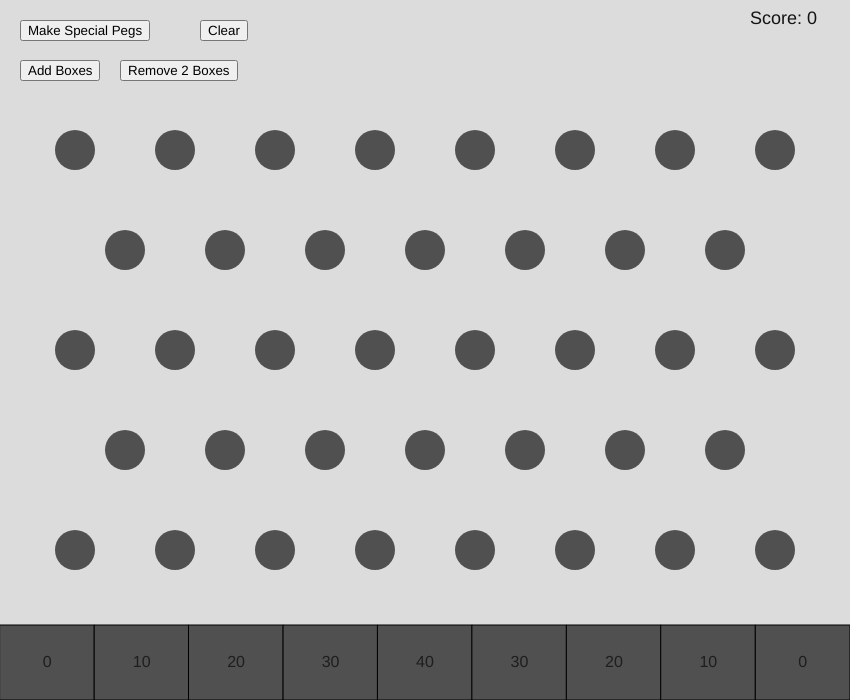
Frame 1 (no input)
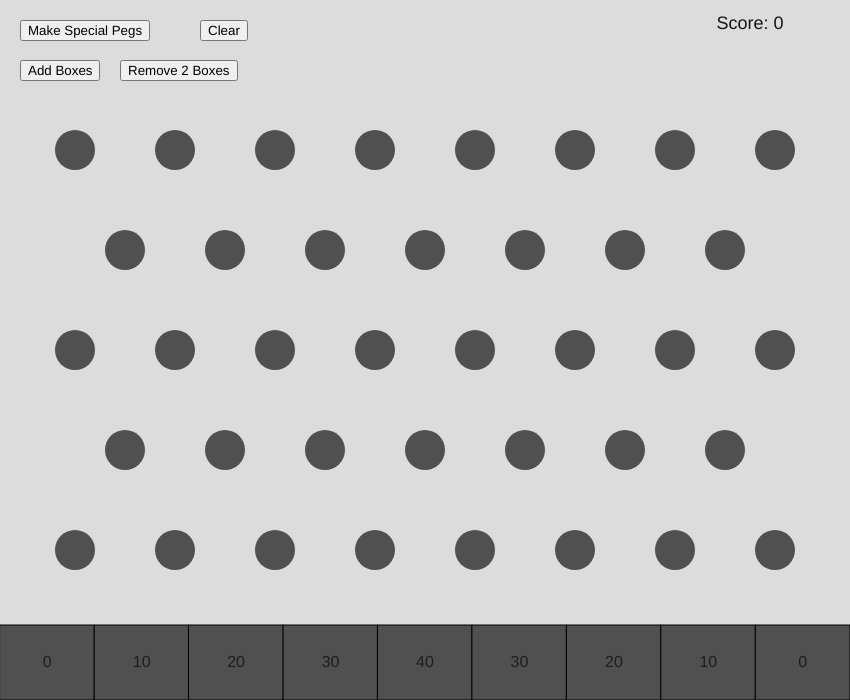
Frame 60 (no input)
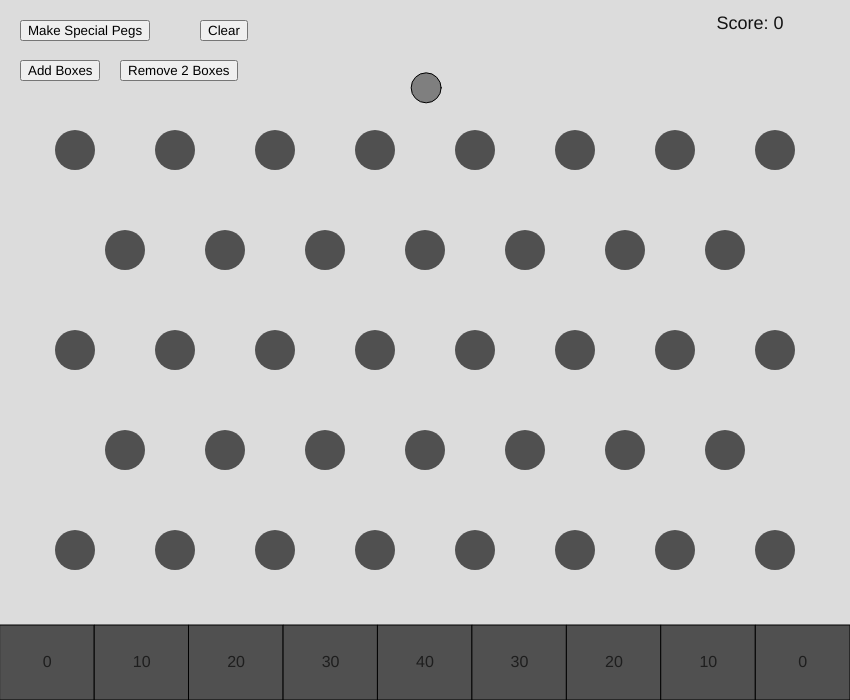
Frame 120 (the mouse pressed at the canvas centre since frame 60)

The p5.js sketch that drew these frames (run headless with seeded random() and noise() and a simulated clock; from frame 60 on, the mouse is pressed at the canvas centre):

// p5.js sketch
// ── sketch.js
// ==== ____ ====
const canvW = 850;
const canvH = 700;
const pegsEven = [];
const pegsOdd = [];
let pegs = [];
let score = 0
// ==== Ball Variables + lists ====
let discs = []
// ==== End Ball Variables + lists ====

// ==== Box Variables + lists ====
let baseRamp = [0,10,20,30,40];
let boxValues = [];
const boxes = [];
let boxX = 0;
let boxH = 75;
let boxY = canvH - boxH;
// ==== End Box Variables + lists ====
// ==== Button Code ====
let specialButton;
let specialsMade = false;  //button for making special pegs
let specialsClearBttn;
let specialClear = false;  //button for clearing special pegs
// ==== End Button Code ====
// ==== Peg Code ====
class Peg {
  constructor(x, y, d, type){
    this.x = x; this.y = y; this.d = d
    this.isVolatile = false; this.volatility = 1.0; 
    this.isDupe = false; this.dupeStr = 1.0;
    this.type = type //debug
  }
  draw(){
    noStroke(); 
    if (this.isVolatile) {
      fill("red")
    }else if (this.isDupe){
      fill("blue")
    }else{
    fill(80); 
    }
    circle(this.x,this.y,this.d)
  }
}
function drawOddFunc(x,y,d,type){ //Odd peg drawing function
  for(let row = 0; row < 2; row++){
    for(let col = 0; col < 7; col++){
      pegsOdd.push(new Peg(x + col*100, y + row*200, d, 'odd'));
    }
  }
} //Odd peg drawing function
function drawEvenFunc(x,y,d){  //Even peg drawing funciton
  for (let row = 0; row < 3; row++) {
    for (let col = 0; col < 8; col++) {
      pegsEven.push(new Peg(x + col * 100, y + row * 200, d));
    }
  } 
} //Even Peg drawing function
function makeVolatilePegs(){
  const totalCount = pegsEven.length + pegsOdd.length
  const howMany = floor(random(2,5)) //random number from 2-4
  const chosenIndices = new Set(); //makes an invisible array that has no values
  
  while(chosenIndices.size < howMany){     //while true, loop the following:
    const idx = floor(random(totalCount));
    chosenIndices.add(idx) 
  }
  //apply the actial status
  for(const idx of chosenIndices){
    if(idx<pegsEven.length){
      pegsEven[idx].isVolatile =true;
      pegsEven[idx].volatility = 1.5;
    } else {
      const oddIdx = idx - pegsEven.length;
      pegsOdd[oddIdx].isVolatile = true;
      pegsOdd[oddIdx].volatility = 1.5
    }
  }
} // function for making Volatile pegs
function clearSpecialPegs(){
  for (const p of pegsEven) {p.isVolatile = false; p.volatility = 1.0}
  for (const p of pegsOdd) {p.isVolatile = false; p.volatility = 1.0}
  for (const p of pegs) {p.isDupe = false; p.dupeStr = 0}
} //funciton for clearing Voaltile pegs
function makeDupePegs(){
  const totalCount = pegs.length;
  const howMany = floor(random(0,3));
  const chosenAmount = new Set();
  
  while(chosenAmount.size < howMany){
    const amount = floor(random(totalCount));
    chosenAmount.add(amount);
  }
  //apply status
  for(const amount of chosenAmount){
    pegs[amount].isDupe = true;
    pegs[amount].dupeStr = 2;
  }
}
// ==== End Peg Code ====
// ==== Box Code ====
class Box{
  constructor(x,y,w,h,value){
    this.x = x; this.y = y; this.w = w; this.h = h;
    this.value = value
  }
  draw(){
    fill(80); stroke(0); strokeWeight(1);
    rect(this.x, this.y, this.w, this.h)
    noStroke(); fill(30); textAlign(CENTER, CENTER); textSize(16);
    text(this.value, this.x + this.w/2, this.y + this.h/2)
  }
  containsDisc(discs){
    const r = discs.d * 0.25
    return(
      discs.x > this.x + r &&
      discs.x < this.x + this.w - r &&
      discs.y > this.y + r &&
      discs.y < this.y + this.h + r
    );
  }
  scoreIfHit(discs){
    if (!discs.scored && this.containsDisc(discs)){
      score += this.value
      discs.scored = true;
      discs.yv = 0; discs.xv = 0;
      discs.y = this.y + this.h - discs.r - 2;
      return true;
    }
    return false;
  }
}
function buildSymmetric(valuesUp){
  const n = valuesUp.length;
  const left = valuesUp.slice(0, n -1); //duplicate list but excludes last item
  const right = left.slice().reverse(); //duplicates "left" list but reverses it
  return [...left,valuesUp[n-1],...right] //combines left list, last value in original list, and right list ex: [0,10,20,30, 40, 30,20,10,0]
} //creates a symmetrical list with a peak
function rebuildBoxes(){
  boxValues = buildSymmetric(baseRamp);
  boxes.length = 0;
  
  const numOfBoxes = boxValues.length;
  const usableW = canvW / numOfBoxes
  const boxH = 75;
  const boxY = canvH - boxH;
  
  for (let col = 0; col < numOfBoxes; col++){
    //const x = col *usableW;
    boxes.push(new Box(col*usableW, boxY, usableW, boxH, boxValues[col]));
  } 
}  //literally just uses a loop to create the boxes
function extendRamp(step = 10){
  const newPeak = baseRamp[baseRamp.length - 1] + step;
  baseRamp.push(newPeak);
  rebuildBoxes();
} //adds another box value to baseRamp
function shrinkRamp(){
  if (baseRamp.length > 3){
    baseRamp.pop();
    rebuildBoxes();
  }
}  //subtracts a box value from baseRamp
// ==== End Box Code ====
// ==== Ball Class ====
class Disc {
  constructor(x, y, d, xv=0, yv=0){
    this.x = x; this.y = y; this.d = d
    this.xv = xv; this.yv = yv
    this.scored = false;
  }
  get r(){ return this.d * 0.5; }

  draw(){
    fill(127); stroke(0); strokeWeight(1);
    circle(this.x, this.y, this.d)
  }
  update(){
    this.yv += 0.3;
    this.x += this.xv;
    this.y += this.yv;
  }
  pegCollision(pegs){
    const distY = this.y - pegs.y; // Y distance btw peg and disc center
    const distX = this.x - pegs.x; // X distance btw peg and dsic center
    const pegR = pegs.d * 0.5;
    const dist = Math.hypot(distY, distX) // direction distance btw peg and disc
    const minDist = this.r + pegR; //minimum distance between the edges
    
    
    if (dist > 0 && dist<minDist){ // if the distance is less than the minimum distance then: 
      const newY = distY/dist; 
      const newX = distX/dist; 
      const overlap = minDist - dist;
      this.y +=  newY * overlap
      this.x +=  newX * overlap
      let speed = Math.hypot(this.xv, this.yv) *0.9;

      if(pegs.volatility == 1){
        this.yv = newY * speed
        this.xv = newX * speed + random(-0.1, 0.1);
      } else if(pegs.volatility > 1){
           speed *= pegs.volatility;
           this.yv = newY * speed;
           this.xv = newX * speed;
      }
      if(pegs.dupeStr > 1){
        discs.push(new Disc(random(canvW), 50, this.d*0.5))
      }
    }
  }
  keepInBounds(){
    if(this.x<this.r){this.x =this.r; this.xv *= -0.6}
    if(this.x>canvW-this.r){this.x = canvW-this.r; this.xv *= -0.6}
    if(this.y<this.r){this.y = this.r; this.yv *= -0.6}
    if(this.y>canvH-this.r){this.y = canvH-this.r; this.yv *= -0.6}
  }
}
function clearDiscs(){
  discs.length = 0
}
// ==== EndBall Class ====
// ==== Ball Code  ====
function mousePressed(){
  if (mouseY > 100){
  discs.push(new Disc(mouseX, 50, 30));
  }
}
// ==== End Ball Code  ====
// ==== SETUP ====
function setup() {


  createCanvas(canvW, canvH);
  drawEvenFunc(75, 150, 40);
  drawOddFunc(125, 250, 40)
  
  // ==== Clear Peg Button ====
  specialClearBttn = createButton("Clear")
  specialClearBttn.position(200, 20)
  specialClearBttn.mousePressed(() =>{
      clearSpecialPegs();
      clearDiscs();
      score = 0
  });
  // ==== End Clear Peg Button ====
  // ==== Make Peg Button ====
  specialButton = createButton("Make Special Pegs")
  specialButton.position(20,20);
  specialButton.mousePressed(() =>{
      clearSpecialPegs();
      makeVolatilePegs();
      makeDupePegs();
      clearDiscs();
      
  }); 
  // ==== End Make Peg Button ====
  // ==== Box Code + Button ====

  rebuildBoxes();
  
  const growBtn = createButton("Add Boxes");
  growBtn.position(20,60);
  growBtn.mousePressed(() =>extendRamp(10));
  
  const shrinkBtn = createButton("Remove 2 Boxes");
  shrinkBtn.position(120, 60);
  shrinkBtn.mousePressed(shrinkRamp);
  // ==== End Box Code + Button ====
  pegs = [...pegsEven,...pegsOdd]
}
// ==== END SETUP ====

// ==== DRAW ====
function draw() {
  background(220);
  fill(20); noStroke(); textSize(18);
  text(`Score: ${score}`, canvW-100, 24);
  for (const p of pegs) {
    p.draw();
  }
  for (const b of boxes) b.draw();
  for (const dis of discs) {
    dis.update();
    for (const p of pegs){
      dis.pegCollision(p);
    }
    for (const box of boxes){
      if(box.scoreIfHit(dis)) break;
    }
    dis.keepInBounds()
    dis.draw();

  }
}
// ==== END DRAW ====
